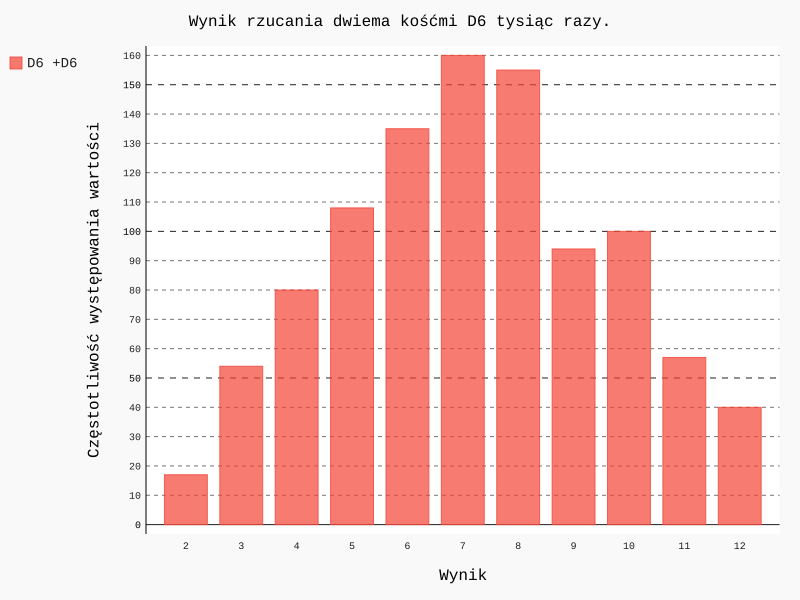

Python code for this plot:
import pygal

from dice import Dice

# utworzenie 2 kosci typu D6
dice_1 = Dice()
dice_2 = Dice()

# wykonanie pewnej liczby rzutow i wyniki na liscie
results = []
for roll_num in range(1000):
    result = dice_1.roll() + dice_2.roll()
    results.append(result)

# analiza wynikow
frequencies = []
max_result = dice_1.num_sides + dice_2.num_sides
for value in range(2, max_result + 1):
    frequency = results.count(value)
    frequencies.append(frequency)

print(frequencies)

# wizualizacja wynikow wystapien danej liczby oczek - wykres histogram
hist = pygal.Bar(title="Wynik rzucania dwiema kośćmi D6 tysiąc razy.", x_title="Wynik",
                 y_title="Częstotliwość występowania wartości")
hist.force_uri_protocol = 'http'
hist.x_labels = ['2', '3', '4', '5', '6', '7', '8', '9', '10', '11', '12']

hist.add('D6 +D6', frequencies)
hist.render_to_file('dice_visual_twice.svg')
